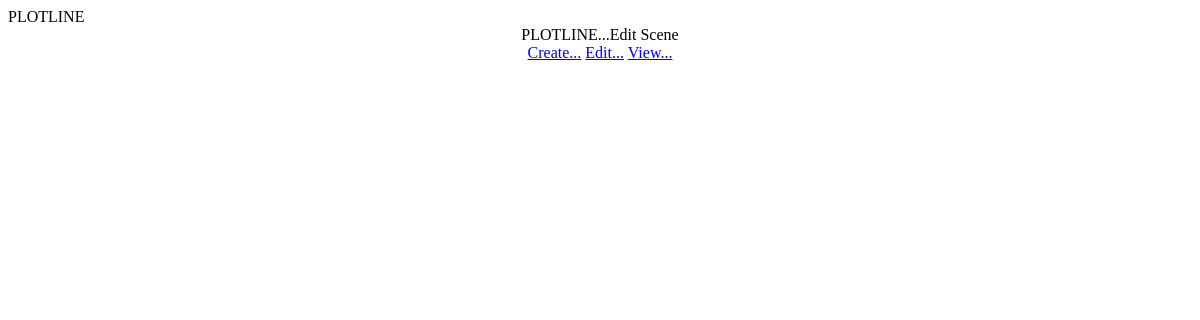
Page /editscene/89 on the earlier database version.
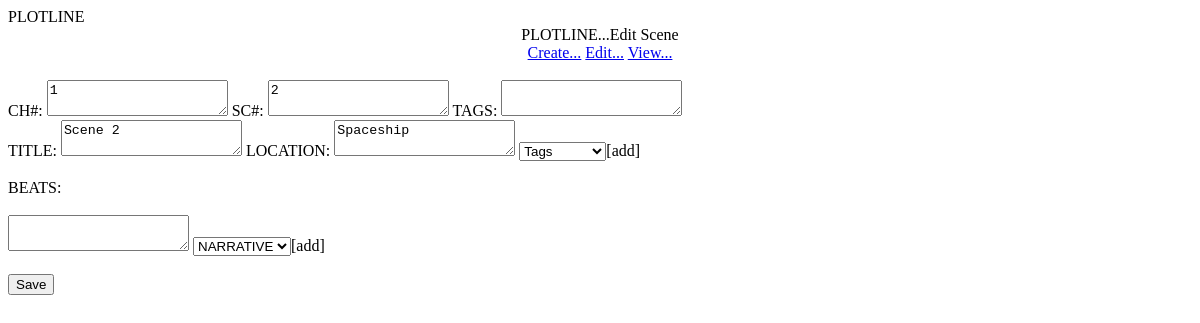
Same page on the later database version.
### tables this page shows
CREATE TABLE "MAIN" (
	"KEY"	INTEGER UNIQUE,
	"CHAPTER"	INTEGER,
	"SCENE"	INTEGER,
	"TITLE"	TEXT UNIQUE,
	"LOCATION"	TEXT,
	"TAGS"	TEXT,
	PRIMARY KEY("KEY" AUTOINCREMENT)
);

### Backupplotline.py (the view)
@app.route('/editscene/<KEY>')
def editscene(KEY):
	key = KEY
	import sqlite3
	connection = sqlite3.connect('projdbs/erotic.db')
	connection.row_factory = sqlite3.Row
	cursor = connection.cursor()
	cursor.execute("SELECT * FROM MAIN WHERE KEY = ?", (key,))
	rows = cursor.fetchall()
	return render_template('editscene.html', rows=rows, key=key)

### templates/editscene.html (shortened to what this page needs)
{% extends 'base.html' %}
  {% block content %}
<html><head>
</head>
<body>
<div style="text-align: center;">PLOTLINE...Edit Scene<br>
  <a href="\createscene">Create...</a>
  <a href="\editscene">Edit...</a>
  <a href="\viewoutline">View...</a>
  <br>
  <br>
<div style="text-align: left;">
{% for row in rows %}
<form action="/updatescene/{{key}}" method="post">
  CH#: <textarea input name="CHAPTER">{{row['CHAPTER']}} </textarea>
  SC#: <textarea input name="SCENE">{{row['SCENE']}} </textarea>
  TAGS: <textarea input name="TAGS">{{row['TAGS']}} </textarea>
  <br>
  TITLE: <textarea input name="TITLE">{{row['TITLE']}} </textarea>
  LOCATION: <textarea input name='LOCATION'>{{row['LOCATION']}} </textarea>
  <select name="ADDTAGS" id="ADDTAGS">
  <option value="Tags">Tags</option>
  </select>[add]<br>
  <br>
  BEATS:
  <br>
  <br>
  <textarea input name="BEATS"></textarea>
  <select name="NARRATIVE" id="NARRATIVE">
  <option value="">NARRATIVE</option>
  </select>[add]<br>
  <br>
   <input name="form" value="Save" type="submit">
</form>
{% endfor %}
</div>
</div>
</body></html>
{% endblock %}

### templates/base.html (shortened to what this page needs)
<!DOCTYPE html PUBLIC "-//W3C//DTD HTML 4.01//EN" "http://www.w3.org/TR/html4/strict.dtd">
<html template="true">
{% block content %}
{% endblock %}

Differences in the rows shown:
added MAIN: CHAPTER "1", SCENE "2", TITLE "Scene 2", LOCATION "Spaceship"
